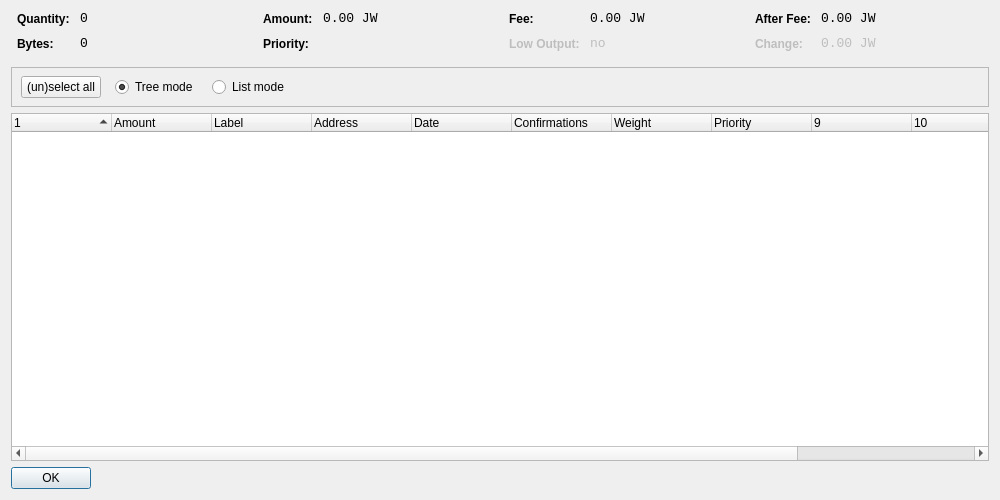
<?xml version="1.0" encoding="UTF-8"?>
<ui version="4.0">
 <class>CoinControlDialog</class>
 <widget class="QWidget" name="CoinControlDialog">
  <property name="geometry">
   <rect>
    <x>0</x>
    <y>0</y>
    <width>1000</width>
    <height>500</height>
   </rect>
  </property>
  <property name="windowTitle">
   <string>Coin Control</string>
  </property>
  <layout class="QVBoxLayout" name="verticalLayout">
   <item>
    <layout class="QHBoxLayout" name="horizontalLayoutTop" stretch="0,0,0,0">
     <property name="topMargin">
      <number>0</number>
     </property>
     <property name="bottomMargin">
      <number>10</number>
     </property>
     <item>
      <layout class="QFormLayout" name="formLayoutCoinControl1">
       <property name="horizontalSpacing">
        <number>10</number>
       </property>
       <property name="verticalSpacing">
        <number>10</number>
       </property>
       <property name="leftMargin">
        <number>6</number>
       </property>
       <property name="rightMargin">
        <number>6</number>
       </property>
       <item row="0" column="0">
        <widget class="QLabel" name="labelCoinControlQuantityText">
         <property name="styleSheet">
          <string notr="true">font-weight:bold;</string>
         </property>
         <property name="text">
          <string>Quantity:</string>
         </property>
        </widget>
       </item>
       <item row="0" column="1">
        <widget class="QLabel" name="labelCoinControlQuantity">
         <property name="font">
          <font>
           <family>Monospace</family>
           <pointsize>10</pointsize>
          </font>
         </property>
         <property name="cursor">
          <cursorShape>IBeamCursor</cursorShape>
         </property>
         <property name="contextMenuPolicy">
          <enum>Qt::ActionsContextMenu</enum>
         </property>
         <property name="text">
          <string notr="true">0</string>
         </property>
         <property name="textInteractionFlags">
          <set>Qt::LinksAccessibleByMouse|Qt::TextSelectableByKeyboard|Qt::TextSelectableByMouse</set>
         </property>
        </widget>
       </item>
       <item row="1" column="0">
        <widget class="QLabel" name="labelCoinControlBytesText">
         <property name="styleSheet">
          <string notr="true">font-weight:bold;</string>
         </property>
         <property name="text">
          <string>Bytes:</string>
         </property>
        </widget>
       </item>
       <item row="1" column="1">
        <widget class="QLabel" name="labelCoinControlBytes">
         <property name="font">
          <font>
           <family>Monospace</family>
           <pointsize>10</pointsize>
          </font>
         </property>
         <property name="cursor">
          <cursorShape>IBeamCursor</cursorShape>
         </property>
         <property name="contextMenuPolicy">
          <enum>Qt::ActionsContextMenu</enum>
         </property>
         <property name="text">
          <string notr="true">0</string>
         </property>
         <property name="textInteractionFlags">
          <set>Qt::LinksAccessibleByMouse|Qt::TextSelectableByKeyboard|Qt::TextSelectableByMouse</set>
         </property>
        </widget>
       </item>
      </layout>
     </item>
     <item>
      <layout class="QFormLayout" name="formLayoutCoinControl2">
       <property name="horizontalSpacing">
        <number>10</number>
       </property>
       <property name="verticalSpacing">
        <number>10</number>
       </property>
       <property name="leftMargin">
        <number>6</number>
       </property>
       <property name="rightMargin">
        <number>6</number>
       </property>
       <item row="0" column="0">
        <widget class="QLabel" name="labelCoinControlAmountText">
         <property name="styleSheet">
          <string notr="true">font-weight:bold;</string>
         </property>
         <property name="text">
          <string>Amount:</string>
         </property>
        </widget>
       </item>
       <item row="0" column="1">
        <widget class="QLabel" name="labelCoinControlAmount">
         <property name="font">
          <font>
           <family>Monospace</family>
           <pointsize>10</pointsize>
          </font>
         </property>
         <property name="cursor">
          <cursorShape>IBeamCursor</cursorShape>
         </property>
         <property name="contextMenuPolicy">
          <enum>Qt::ActionsContextMenu</enum>
         </property>
         <property name="text">
          <string notr="true">0.00 JW</string>
         </property>
         <property name="textInteractionFlags">
          <set>Qt::LinksAccessibleByMouse|Qt::TextSelectableByKeyboard|Qt::TextSelectableByMouse</set>
         </property>
        </widget>
       </item>
       <item row="1" column="0">
        <widget class="QLabel" name="labelCoinControlPriorityText">
         <property name="styleSheet">
          <string notr="true">font-weight:bold;</string>
         </property>
         <property name="text">
          <string>Priority:</string>
         </property>
        </widget>
       </item>
       <item row="1" column="1">
        <widget class="QLabel" name="labelCoinControlPriority">
         <property name="font">
          <font>
           <family>Monospace</family>
           <pointsize>10</pointsize>
          </font>
         </property>
         <property name="cursor">
          <cursorShape>IBeamCursor</cursorShape>
         </property>
         <property name="contextMenuPolicy">
          <enum>Qt::ActionsContextMenu</enum>
         </property>
         <property name="text">
          <string/>
         </property>
         <property name="textInteractionFlags">
          <set>Qt::LinksAccessibleByMouse|Qt::TextSelectableByKeyboard|Qt::TextSelectableByMouse</set>
         </property>
        </widget>
       </item>
      </layout>
     </item>
     <item>
      <layout class="QFormLayout" name="formLayoutCoinControl3">
       <property name="horizontalSpacing">
        <number>10</number>
       </property>
       <property name="verticalSpacing">
        <number>10</number>
       </property>
       <property name="leftMargin">
        <number>6</number>
       </property>
       <property name="rightMargin">
        <number>6</number>
       </property>
       <item row="0" column="0">
        <widget class="QLabel" name="labelCoinControlFeeText">
         <property name="styleSheet">
          <string notr="true">font-weight:bold;</string>
         </property>
         <property name="text">
          <string>Fee:</string>
         </property>
        </widget>
       </item>
       <item row="0" column="1">
        <widget class="QLabel" name="labelCoinControlFee">
         <property name="font">
          <font>
           <family>Monospace</family>
           <pointsize>10</pointsize>
          </font>
         </property>
         <property name="cursor">
          <cursorShape>IBeamCursor</cursorShape>
         </property>
         <property name="contextMenuPolicy">
          <enum>Qt::ActionsContextMenu</enum>
         </property>
         <property name="text">
          <string notr="true">0.00 JW</string>
         </property>
         <property name="textInteractionFlags">
          <set>Qt::LinksAccessibleByMouse|Qt::TextSelectableByKeyboard|Qt::TextSelectableByMouse</set>
         </property>
        </widget>
       </item>
       <item row="1" column="0">
        <widget class="QLabel" name="labelCoinControlLowOutputText">
         <property name="enabled">
          <bool>false</bool>
         </property>
         <property name="styleSheet">
          <string notr="true">font-weight:bold;</string>
         </property>
         <property name="text">
          <string>Low Output:</string>
         </property>
        </widget>
       </item>
       <item row="1" column="1">
        <widget class="QLabel" name="labelCoinControlLowOutput">
         <property name="enabled">
          <bool>false</bool>
         </property>
         <property name="font">
          <font>
           <family>Monospace</family>
           <pointsize>10</pointsize>
          </font>
         </property>
         <property name="cursor">
          <cursorShape>IBeamCursor</cursorShape>
         </property>
         <property name="contextMenuPolicy">
          <enum>Qt::ActionsContextMenu</enum>
         </property>
         <property name="text">
          <string>no</string>
         </property>
         <property name="textInteractionFlags">
          <set>Qt::LinksAccessibleByMouse|Qt::TextSelectableByKeyboard|Qt::TextSelectableByMouse</set>
         </property>
        </widget>
       </item>
      </layout>
     </item>
     <item>
      <layout class="QFormLayout" name="formLayoutCoinControl4">
       <property name="horizontalSpacing">
        <number>10</number>
       </property>
       <property name="verticalSpacing">
        <number>10</number>
       </property>
       <property name="leftMargin">
        <number>6</number>
       </property>
       <property name="rightMargin">
        <number>6</number>
       </property>
       <item row="0" column="0">
        <widget class="QLabel" name="labelCoinControlAfterFeeText">
         <property name="styleSheet">
          <string notr="true">font-weight:bold;</string>
         </property>
         <property name="text">
          <string>After Fee:</string>
         </property>
        </widget>
       </item>
       <item row="0" column="1">
        <widget class="QLabel" name="labelCoinControlAfterFee">
         <property name="font">
          <font>
           <family>Monospace</family>
           <pointsize>10</pointsize>
          </font>
         </property>
         <property name="cursor">
          <cursorShape>IBeamCursor</cursorShape>
         </property>
         <property name="contextMenuPolicy">
          <enum>Qt::ActionsContextMenu</enum>
         </property>
         <property name="text">
          <string notr="true">0.00 JW</string>
         </property>
         <property name="textInteractionFlags">
          <set>Qt::LinksAccessibleByMouse|Qt::TextSelectableByKeyboard|Qt::TextSelectableByMouse</set>
         </property>
        </widget>
       </item>
       <item row="1" column="0">
        <widget class="QLabel" name="labelCoinControlChangeText">
         <property name="enabled">
          <bool>false</bool>
         </property>
         <property name="styleSheet">
          <string notr="true">font-weight:bold;</string>
         </property>
         <property name="text">
          <string>Change:</string>
         </property>
        </widget>
       </item>
       <item row="1" column="1">
        <widget class="QLabel" name="labelCoinControlChange">
         <property name="enabled">
          <bool>false</bool>
         </property>
         <property name="font">
          <font>
           <family>Monospace</family>
           <pointsize>10</pointsize>
          </font>
         </property>
         <property name="cursor">
          <cursorShape>IBeamCursor</cursorShape>
         </property>
         <property name="contextMenuPolicy">
          <enum>Qt::ActionsContextMenu</enum>
         </property>
         <property name="text">
          <string notr="true">0.00 JW</string>
         </property>
         <property name="textInteractionFlags">
          <set>Qt::LinksAccessibleByMouse|Qt::TextSelectableByKeyboard|Qt::TextSelectableByMouse</set>
         </property>
        </widget>
       </item>
      </layout>
     </item>
    </layout>
   </item>
   <item>
    <widget class="QFrame" name="frame">
     <property name="minimumSize">
      <size>
       <width>0</width>
       <height>40</height>
      </size>
     </property>
     <property name="frameShape">
      <enum>QFrame::StyledPanel</enum>
     </property>
     <property name="frameShadow">
      <enum>QFrame::Sunken</enum>
     </property>
     <widget class="QWidget" name="horizontalLayoutWidget">
      <property name="geometry">
       <rect>
        <x>10</x>
        <y>0</y>
        <width>781</width>
        <height>41</height>
       </rect>
      </property>
      <layout class="QHBoxLayout" name="horizontalLayoutPanel" stretch="0,0,0,0">
       <property name="spacing">
        <number>14</number>
       </property>
       <item>
        <widget class="QPushButton" name="pushButtonSelectAll">
         <property name="sizePolicy">
          <sizepolicy hsizetype="Maximum" vsizetype="Fixed">
           <horstretch>0</horstretch>
           <verstretch>0</verstretch>
          </sizepolicy>
         </property>
         <property name="text">
          <string>(un)select all</string>
         </property>
        </widget>
       </item>
       <item>
        <widget class="QRadioButton" name="radioTreeMode">
         <property name="sizePolicy">
          <sizepolicy hsizetype="Maximum" vsizetype="Fixed">
           <horstretch>0</horstretch>
           <verstretch>0</verstretch>
          </sizepolicy>
         </property>
         <property name="text">
          <string>Tree mode</string>
         </property>
         <property name="checked">
          <bool>true</bool>
         </property>
        </widget>
       </item>
       <item>
        <widget class="QRadioButton" name="radioListMode">
         <property name="sizePolicy">
          <sizepolicy hsizetype="Maximum" vsizetype="Fixed">
           <horstretch>0</horstretch>
           <verstretch>0</verstretch>
          </sizepolicy>
         </property>
         <property name="text">
          <string>List mode</string>
         </property>
        </widget>
       </item>
       <item>
        <spacer name="horizontalSpacer">
         <property name="orientation">
          <enum>Qt::Horizontal</enum>
         </property>
         <property name="sizeHint" stdset="0">
          <size>
           <width>40</width>
           <height>20</height>
          </size>
         </property>
        </spacer>
       </item>
      </layout>
     </widget>
    </widget>
   </item>
   <item>
    <widget class="CoinControlTreeWidget" name="treeWidget">
     <property name="contextMenuPolicy">
      <enum>Qt::CustomContextMenu</enum>
     </property>
     <property name="sortingEnabled">
      <bool>false</bool>
     </property>
     <property name="columnCount">
      <number>12</number>
     </property>
     <attribute name="headerShowSortIndicator" stdset="0">
      <bool>true</bool>
     </attribute>
     <attribute name="headerStretchLastSection">
      <bool>false</bool>
     </attribute>
     <column>
      <property name="text">
       <string/>
      </property>
     </column>
     <column>
      <property name="text">
       <string>Amount</string>
      </property>
     </column>
     <column>
      <property name="text">
       <string>Label</string>
      </property>
     </column>
     <column>
      <property name="text">
       <string>Address</string>
      </property>
     </column>
     <column>
      <property name="text">
       <string>Date</string>
      </property>
     </column>
     <column>
      <property name="text">
       <string>Confirmations</string>
      </property>
      <property name="toolTip">
       <string>Confirmed</string>
      </property>
     </column>
     <column>
      <property name="text">
       <string>Weight</string>
      </property>
     </column>
     <column>
      <property name="text">
       <string>Priority</string>
      </property>
     </column>
     <column>
      <property name="text">
       <string/>
      </property>
     </column>
     <column>
      <property name="text">
       <string/>
      </property>
     </column>
     <column>
      <property name="text">
       <string/>
      </property>
     </column>
     <column>
      <property name="text">
       <string/>
      </property>
     </column>
    </widget>
   </item>
   <item>
    <widget class="QDialogButtonBox" name="buttonBox">
     <property name="sizePolicy">
      <sizepolicy hsizetype="Maximum" vsizetype="Fixed">
       <horstretch>0</horstretch>
       <verstretch>0</verstretch>
      </sizepolicy>
     </property>
     <property name="orientation">
      <enum>Qt::Horizontal</enum>
     </property>
     <property name="standardButtons">
      <set>QDialogButtonBox::Ok</set>
     </property>
    </widget>
   </item>
  </layout>
 </widget>
 <customwidgets>
  <customwidget>
   <class>CoinControlTreeWidget</class>
   <extends>QTreeWidget</extends>
   <header>coincontroltreewidget.h</header>
  </customwidget>
 </customwidgets>
 <resources/>
 <connections/>
</ui>
